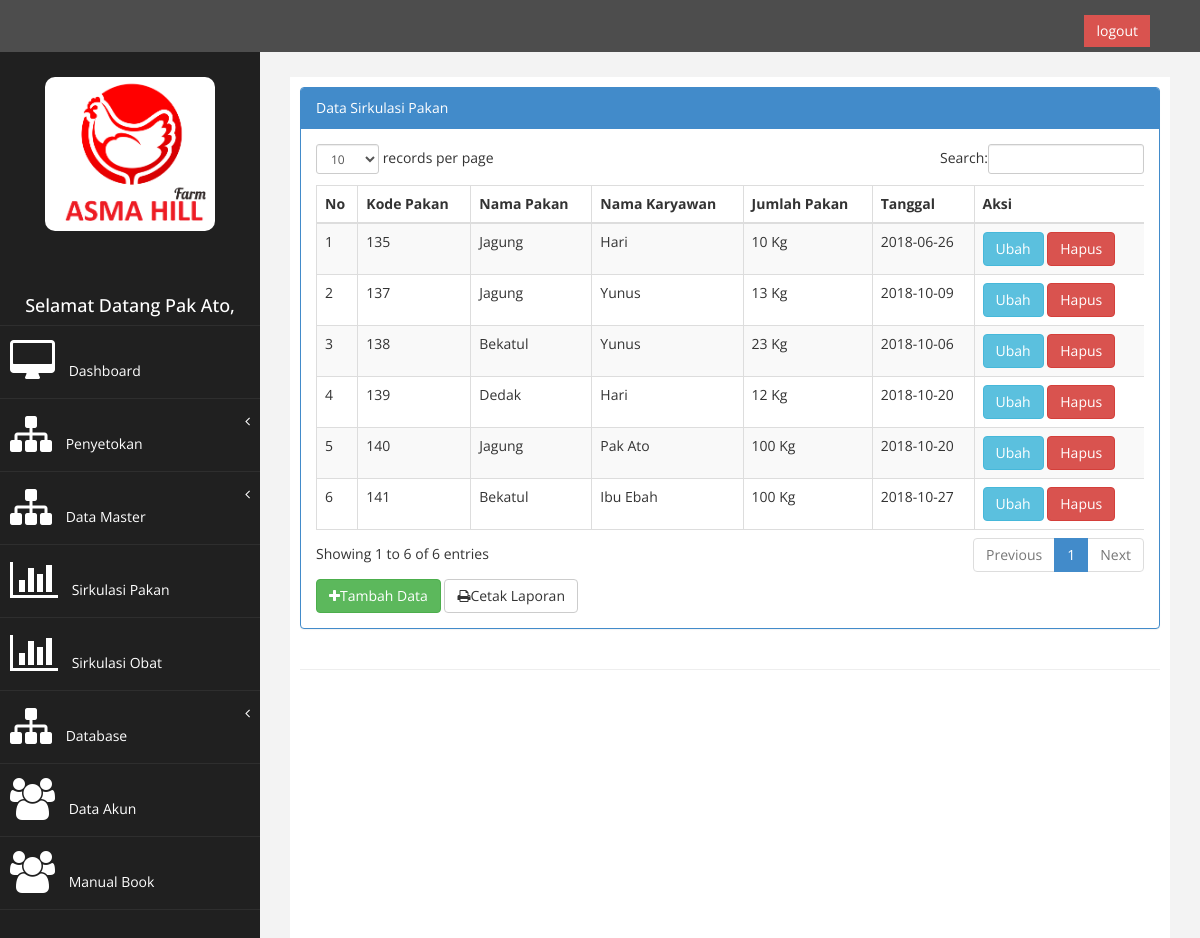
/index.php?page=data_sirkulasi (signed in), run on the app's committed database.
### tables this page shows
CREATE TABLE `ts_pakan` (
  `kode_pakan` int(7) NOT NULL AUTO_INCREMENT,
  `id_pakan` int(9) NOT NULL,
  `id_karyawan` int(11) NOT NULL,
  `jml_pakan` int(10) NOT NULL,
  `tanggal` date NOT NULL,
  PRIMARY KEY (`kode_pakan`),
  KEY `id_pakan` (`id_pakan`),
  KEY `id_karyawan` (`id_karyawan`),
  CONSTRAINT `ts_pakan_ibfk_1` FOREIGN KEY (`id_karyawan`) REFERENCES `tb_karyawan` (`id_karyawan`) ON DELETE CASCADE ON UPDATE CASCADE,
  CONSTRAINT `ts_pakan_ibfk_2` FOREIGN KEY (`id_pakan`) REFERENCES `tb_pakan` (`id_pakan`) ON DELETE CASCADE ON UPDATE CASCADE
);

CREATE TABLE `tb_pakan` (
  `id_pakan` int(9) NOT NULL AUTO_INCREMENT,
  `nama_pakan` varchar(250) NOT NULL,
  `stok` int(11) NOT NULL,
  `id_suplier` int(5) NOT NULL,
  `id_kategori` int(11) NOT NULL,
  `tgl_masuk` date NOT NULL,
  `tgl_kadaluarsa` date NOT NULL,
  PRIMARY KEY (`id_pakan`),
  KEY `id_suplier` (`id_suplier`),
  CONSTRAINT `tb_pakan_ibfk_1` FOREIGN KEY (`id_suplier`) REFERENCES `tb_suplier` (`id_suplier`) ON DELETE CASCADE ON UPDATE CASCADE
);

CREATE TABLE `tb_karyawan` (
  `id_karyawan` int(11) NOT NULL AUTO_INCREMENT,
  `nama_karyawan` varchar(250) NOT NULL,
  `alamat_karyawan` varchar(250) NOT NULL,
  `telepon_karyawan` varchar(14) NOT NULL,
  `jabatan_karyawan` varchar(50) NOT NULL,
  PRIMARY KEY (`id_karyawan`)
);

### page/data_sirkulasi/sirkulasi_pakan.php (the view)
<div class="row">
                <div class="col-md-12">
                    <div class="panel panel-primary">
                        <div class="panel-heading">
                             Data Sirkulasi Pakan
                        </div>
                        <div class="panel-body">
                            <div class="table-responsive">
                                <table class="table table-striped table-bordered table-hover" id="dataTables-example">
                                    <thead>
                                        <tr>
                                            <th>No</th>
                                            <th>Kode Pakan</th>
                                            <th>Nama Pakan</th>
                                            <th>Nama Karyawan</th>
                                            <th>Jumlah Pakan</th>
                                            <th>Tanggal</th>
                                            <th>Aksi</th>
                                        </tr>
                                    </thead>
                                    <tbody>
                                    <?php
                                    $no = 1;
                                    $sql = $koneksi->query("select ts_pakan.kode_pakan,ts_pakan.id_pakan, ts_pakan.id_karyawan, ts_pakan.jml_pakan, ts_pakan.tanggal, tb_pakan.id_pakan, tb_pakan.nama_pakan, tb_karyawan.id_karyawan, tb_karyawan.nama_karyawan from ts_pakan INNER JOIN tb_pakan ON ts_pakan.id_pakan=tb_pakan.id_pakan INNER JOIN tb_karyawan ON ts_pakan.id_karyawan=tb_karyawan.id_karyawan");
                                    while ($data= $sql->fetch_assoc()){
                                    ?>
                                    <tr>
                                    <td><?php echo $no++; ?></td>
                                    <td><?php echo $data['kode_pakan']; ?></td>
                                    <td><?php echo $data['nama_pakan']; ?></td>
                                    <td><?php echo $data['nama_karyawan']; ?></td>
                                    <td><?php echo $data['jml_pakan']; ?> Kg</td>
                                    <td><?php echo $data['tanggal']; ?></td>
                                    <td>
                                     <a href="?page=data_sirkulasi&aksi=ubah&kode_pakan=<?php echo $data['kode_pakan'];?>"  class="btn btn-info">Ubah</a>
                                    <a onclick="return confirm('Anda Yakin Akan Menghapus Data Ini?')" href="?page=data_sirkulasi&aksi=hapus&id=<?php echo $data['kode_pakan']; ?>" class="btn btn-danger">Hapus</a>
                                    </td>
                                    </tr>
                                    <?php } ?>
                                    </tbody>
                                    </table>
                                    </div>
                                    <a href="?page=data_sirkulasi&aksi=tambah" class="btn btn-success" style="margin-bottom: : 8px";><i class="fa fa-plus"></i>Tambah Data</a>
                                    <a href="?page=data_sirkulasi&aksi=laporan" target="blank" class="btn btn-default" style="margin-bottom: : 8px";><i class="fa fa-print"></i>Cetak Laporan</a>
                                       </div>
                                        </div>
                                         </div>
                                          </div>

### assets/css/custom.css (style rules this page uses)
body { font-family: 'Open Sans', sans-serif; }

### data on the page
ts_pakan: kode_pakan "135", id_pakan.nama_pakan "Jagung", id_karyawan.nama_karyawan "Hari", jml_pakan "10", tanggal "2018-06-26"
ts_pakan: kode_pakan "137", id_pakan.nama_pakan "Jagung", id_karyawan.nama_karyawan "Yunus", jml_pakan "13", tanggal "2018-10-09"
ts_pakan: kode_pakan "138", id_pakan.nama_pakan "Bekatul", id_karyawan.nama_karyawan "Yunus", jml_pakan "23", tanggal "2018-10-06"
ts_pakan: kode_pakan "139", id_pakan.nama_pakan "Dedak", id_karyawan.nama_karyawan "Hari", jml_pakan "12", tanggal "2018-10-20"
ts_pakan: kode_pakan "140", id_pakan.nama_pakan "Jagung", id_karyawan.nama_karyawan "Pak Ato", jml_pakan "100", tanggal "2018-10-20"
ts_pakan: kode_pakan "141", id_pakan.nama_pakan "Bekatul", id_karyawan.nama_karyawan "Ibu Ebah", jml_pakan "100", tanggal "2018-10-27"

### other printed values
$_SESSION['nama'] "Pak Ato"
